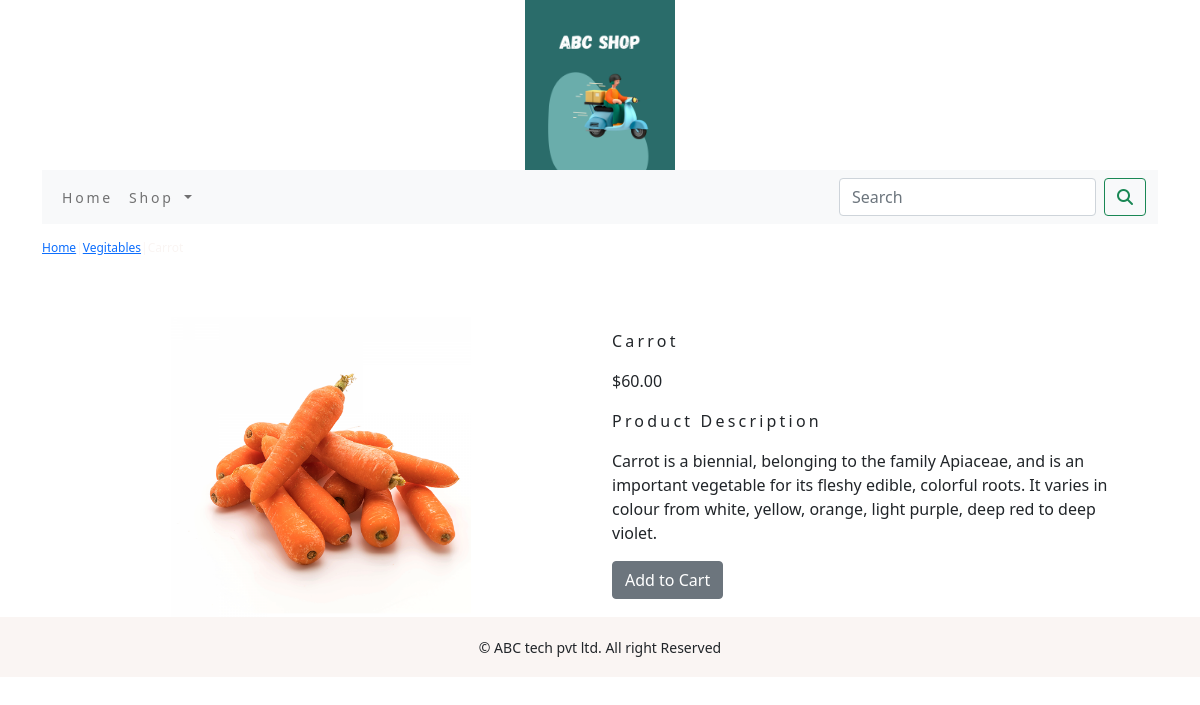
The page /shop/vegitables/carrot/ on the database its author committed.
### ecomshopapp/models.py (models this page shows, shortened)
class Product(models.Model):
    name = models.CharField(max_length=250, unique=True)
    slug = models.SlugField(max_length=250, unique=True)
    description = models.TextField(blank=True)
    price = models.DecimalField(max_digits=10, decimal_places=2)
    category = models.ForeignKey(Category, on_delete=models.CASCADE)
    image = models.ImageField(upload_to='product', blank=True)
    stock = models.IntegerField()
    available = models.BooleanField(default=True)
    created = models.DateTimeField(auto_now_add=True)
    updated = models.DateTimeField(auto_now=True)
    class Meta:
        ordering = ('name',)
        verbose_name = 'product'
        verbose_name_plural = 'products'

class Category(models.Model):
    name = models.CharField(max_length=250, unique=True)
    slug = models.SlugField(max_length=250, unique=True)
    description = models.TextField(blank=True)
    image = models.ImageField(upload_to='category', blank=True)
    class Meta:
        ordering = ('name',)
        verbose_name = 'category'
        verbose_name_plural = 'categories'
    def get_url(self):
        return reverse('ecomshopapp:products_by_category', args=[self.slug])
    def __str__(self):
        return '{}'.format(self.name)

### ecomshopapp/views.py (the view)
# urls.py: path('<slug:c_slug>/<slug:product_slug>/',views.proDeteail,name='prodCatdetail')
def proDeteail(request, c_slug, product_slug):
    try:
        product = Product.objects.get(category__slug=c_slug, slug=product_slug)
    except Exception as e:
        raise e
    return render(request, 'product.html', {'product': product})

### cart/context_processors.py (called while the page is built)
def counter(request):
    item_count=0
    if 'admin' in request.path:
        return {}
    else:
        try:
            cart=Cart.objects.filter(cart_id=_cart_id(request))
            car_items=CartItem.objects.all().filter(cart=cart[:1])
            for cart_item in car_items:
                item_count += cart_item.quantity
        except Cart.DoesNotExist:
            item_count=0
    return dict(item_count=item_count)

### cart/views.py (called while the page is built)
def _cart_id(request):
    cart = request.session.session_key
    if not cart:
        cart = request.session.create()
    return cart

### ecomshopapp/context_processors.py (called while the page is built)
def menu_links(request):
    links = Category.objects.all()
    return dict(links=links)

### templates/product.html (shortened to what this page needs)
{% extends 'base.html' %}
{% load static %}
{% block content%}
<div class="row my_prod_row_class">
    <div class="mx_auto">
        <p><a href="{% url 'ecomshopapp:AllProdCat'}%">Home</a>|<a href="{{product.category.get_url}}">{{product.category}}</a>|{{product.name}} </p>
    </div>
</div>
<div class="container">
<br>
<div class="row">
    <div class="col-12 col-sm-12 col-md-12 col-lg-6 text-center">
        <div style="min-width:18rem">
            <img src="{{product.image.url}}" alt="{{product.name}}" width="300px">
        </div>
    </div>
        <div class="col-12 col-sm-12 col-md-12 col-lg-6">
            <div>
            <h1 class="my_prod_title">{{product.name}}</h1>
            <p>${{product.price}}</p>
            <p class="my_title">Product Description</p>
            <p class="text-justify my_prod_text">{{product.description}}</p>
            {% if product.stock <= 0 %}
            <p class="text-justify my_prod_text"><b>Out of Stock</b></p>
            {% else %}
            <a class="btn btn-secondary" href="{% url 'cart:add_cart' product.id %}">Add to Cart</a>
            {% endif %}
        </div>
    </div>
</div>
</div>
{% endblock %}

### static/css/custom.css (style rules this page uses)
.my_title { font-size : 16px; text_transform : uppercase; letter-spacing : .2em; }
.my_prod_row_class { padding-top : 15px; padding-bottom : 20px; }
.my_prod_row_class .mx_auto { color : #FAF5F3; font-size : 12px; text-decoration : none; }
.my_prod_title { font-size :16px; text_transform : uppercase; letter-spacing : .2em; padding-top : 15px; padding-bottom : 10px; }
.my_prod_text { padding-right : 20px; }

### rows shown on the page
Product: category "Vegitables", image (picture), name "Carrot", price "60.00", description "Carrot is a biennial, belonging to the family Apiaceae, and is an important vegetable for its fleshy edible, colorful roots. It varies in colour from white, yellow, orange, light purple, deep red to deep violet."
